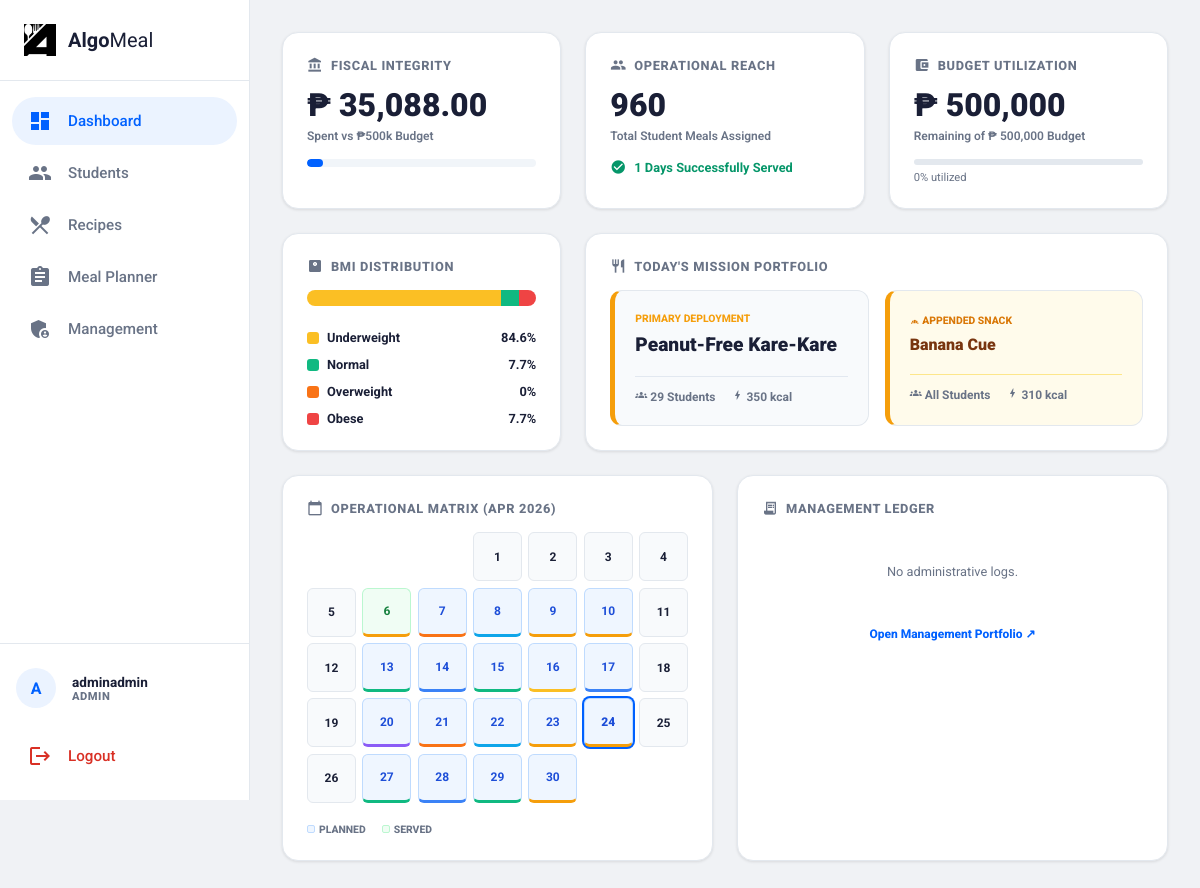
Screenshot of /pages/dashboard/dashboard.php (signed in) with the database file from the repository.
### tables this page shows
CREATE TABLE `daily_meal_plans` (
  `scheduled_date` date NOT NULL,
  `meal_a_recipe_id` varchar(10) NOT NULL,
  `meal_b_recipe_id` varchar(10) DEFAULT NULL,
  `is_served` tinyint(1) DEFAULT 0,
  `snack_recipe_id` varchar(10) DEFAULT NULL,
  PRIMARY KEY (`scheduled_date`),
  KEY `meal_a_recipe_id` (`meal_a_recipe_id`),
  KEY `meal_b_recipe_id` (`meal_b_recipe_id`),
  CONSTRAINT `daily_meal_plans_ibfk_1` FOREIGN KEY (`meal_a_recipe_id`) REFERENCES `recipes` (`recipe_id`),
  CONSTRAINT `daily_meal_plans_ibfk_2` FOREIGN KEY (`meal_b_recipe_id`) REFERENCES `recipes` (`recipe_id`)
);

CREATE TABLE `recipes` (
  `recipe_id` varchar(10) NOT NULL,
  `recipe_name` varchar(150) NOT NULL,
  `category` varchar(50) NOT NULL DEFAULT 'General',
  `description` text DEFAULT NULL,
  `energy_kcal` int(11) NOT NULL,
  `protein_g` decimal(4,2) NOT NULL,
  `carbs_g` decimal(4,2) NOT NULL DEFAULT 0.00,
  `fat_g` decimal(4,2) NOT NULL DEFAULT 0.00,
  `base_cost_per_serving` decimal(5,2) NOT NULL,
  `prep_time` varchar(20) DEFAULT '20-30 mins',
  `servings` int(11) DEFAULT 1,
  `hex_color` varchar(7) DEFAULT '#3b82f6',
  PRIMARY KEY (`recipe_id`)
);

### pages/dashboard/dashboard.php (the view, shortened to what this page needs)
<?php
require_once '../../includes/header.php';
require_once '../../includes/sidebar.php';
require_once '../../db.php';
require_once '../../includes/topbar.php';
$today = date('Y-m-d');
$res_settings = $conn->query("SELECT * FROM settings");
$settings = [];
while ($row = $res_settings->fetch_assoc())
    $settings[$row['setting_key']] = $row['setting_value'];
$allocated_budget = (float) ($settings['total_allocated_budget'] ?? 500000.00);
$res_meal_spent = $conn->query("SELECT SUM(actual_cost) as total FROM meal_plan WHERE feeding_status IN ('Served', 'Double-Fed')");
$meal_spent = (float) ($res_meal_spent->fetch_assoc()['total'] ?? 0);
$res_logs_spent = $conn->query("SELECT SUM(amount) as total FROM budget_logs");
$logs_spent = (float) ($res_logs_spent->fetch_assoc()['total'] ?? 0);
$total_spent = $meal_spent + $logs_spent;
$budget_percent = $allocated_budget > 0 ? min(100, ($total_spent / $allocated_budget) * 100) : 0;
$res_reach = $conn->query("SELECT COUNT(*) as total FROM meal_plan WHERE feeding_status IN ('Served', 'Double-Fed')");
$total_reach = $res_reach->fetch_assoc()['total'] ?? 0;
$res_served = $conn->query("SELECT COUNT(*) as served FROM daily_meal_plans WHERE is_served = 1");
$served_days = $res_served->fetch_assoc()['served'] ?? 0;
$bmi_query = "
    SELECT
        (SELECT height FROM nutritional_record WHERE student_id = s.student_id ORDER BY assessment_date DESC, record_id DESC LIMIT 1) as current_height,
        (SELECT weight FROM nutritional_record WHERE student_id = s.student_id ORDER BY assessment_date DESC, record_id DESC LIMIT 1) as current_weight
    FROM student s
";
$bmi_res = $conn->query($bmi_query);
$bmi_stats = ['Underweight' => 0, 'Normal' => 0, 'Overweight' => 0, 'Obese' => 0];
$total_students = 0;
while ($row = $bmi_res->fetch_assoc()) {
    $h = (float) $row['current_height'];
    $w = (float) $row['current_weight'];
    if ($h > 0 && $w > 0) {
        $bmi = $w / pow($h / 100, 2);
        if ($bmi < 18.5)
            $bmi_stats['Underweight']++;
        elseif ($bmi < 25)
            $bmi_stats['Normal']++;
        elseif ($bmi < 30)
            $bmi_stats['Overweight']++;
        else
            $bmi_stats['Obese']++;
        $total_students++;
    }
}
$bmi_ratios = [];
foreach ($bmi_stats as $k => $v) {
    $bmi_ratios[$k] = $total_students > 0 ? round(($v / $total_students) * 100, 1) : 0;
}
$today_meal_query = "
    SELECT dp.*,
           rA.recipe_name as a_name, rA.hex_color as a_color, rA.energy_kcal as a_cal,
           rB.recipe_name as b_name, rB.hex_color as b_color, rB.energy_kcal as b_cal,
           rS.recipe_name as s_name, rS.hex_color as s_color, rS.energy_kcal as s_cal
    FROM daily_meal_plans dp
    LEFT JOIN recipes rA ON dp.meal_a_recipe_id = rA.recipe_id
    LEFT JOIN recipes rB ON dp.meal_b_recipe_id = rB.recipe_id
    LEFT JOIN recipes rS ON dp.snack_recipe_id = rS.recipe_id
    WHERE dp.scheduled_date = '$today'
";
$today_meal_res = $conn->query($today_meal_query);
$today_meal = $today_meal_res ? $today_meal_res->fetch_assoc() : null;
if ($today_meal) {
    $cntA_res = $conn->query("SELECT COUNT(*) as c FROM meal_plan WHERE scheduled_date = '$today' AND recipe_id = '{$today_meal['meal_a_recipe_id']}'");
    $today_meal['a_count'] = $cntA_res->fetch_assoc()['c'] ?? 0;
    if ($today_meal['meal_b_recipe_id']) {
        $cntB_res = $conn->query("SELECT COUNT(*) as c FROM meal_plan WHERE scheduled_date = '$today' AND recipe_id = '{$today_meal['meal_b_recipe_id']}'");
        $today_meal['b_count'] = $cntB_res->fetch_assoc()['c'] ?? 0;
    } else {
        $today_meal['b_count'] = 0;
    }
}
$currYear = date('Y');
$currMonth = date('m');
$daysInMonth = cal_days_in_month(CAL_GREGORIAN, $currMonth, $currYear);
$firstDay = date('w', strtotime("$currYear-$currMonth-01"));
$month_plans_res = $conn->query("
    SELECT dp.scheduled_date, dp.is_served, rA.hex_color as a_color, rB.hex_color as b_color
    FROM daily_meal_plans dp
    LEFT JOIN recipes rA ON dp.meal_a_recipe_id = rA.recipe_id
    LEFT JOIN recipes rB ON dp.meal_b_recipe_id = rB.recipe_id
    WHERE dp.scheduled_date LIKE '$currYear-$currMonth-%'
");
$month_plans = [];
while ($row = $month_plans_res->fetch_assoc()) {
    $month_plans[$row['scheduled_date']] = [
        'is_served' => $row['is_served'],
        'a_color' => $row['a_color'] ?: '#3b82f6',
        'b_color' => $row['b_color'] ?: '#ef4444'
    ];
}
$ledger_res = $conn->query("SELECT * FROM budget_logs ORDER BY created_at DESC LIMIT 4");
?>
<div class="content">
    <div class="dashboard-grid">
        <div class="widget-panel kpi-col">
            <div class="widget-title"><span class="material-icons" style="font-size:16px;">account_balance</span> Fiscal
                Integrity</div>
            <div class="kpi-val">&#8369; <?= number_format($total_spent, 2) ?></div>
            <div class="kpi-sub">Spent vs &#8369;<?= number_format($allocated_budget / 1000, 0) ?>k Budget</div>
            <div class="progress-track">
                <div class="progress-fill" style="width: <?= $budget_percent ?>%;"></div>
            </div>
        </div>
        <div class="widget-panel kpi-col">
            <div class="widget-title"><span class="material-icons" style="font-size:16px;">group</span> Operational
                Reach</div>
            <div class="kpi-val"><?= number_format($total_reach) ?></div>
            <div class="kpi-sub">Total Student Meals Assigned</div>
            <div
                style="margin-top: 1rem; display: flex; align-items: center; gap: 0.5rem; color: var(--success); font-size: 0.8rem; font-weight: 700;">
                <span class="material-icons" style="font-size:16px;">check_circle</span> <?= $served_days ?> Days
                Successfully Served
            </div>
        </div>
        <div class="widget-panel kpi-col">
            <div class="widget-title"><span class="material-icons" style="font-size:16px;">account_balance_wallet</span>
                Budget Utilization</div>
            <?php
            $res_budget = $conn->query("SELECT (SELECT setting_value FROM settings WHERE setting_key='total_allocated_budget') as alloc, (SELECT COALESCE(SUM(amount),0) FROM budget_logs) as spent");
            $brow = $res_budget->fetch_assoc();
            $alloc = (float) ($brow['alloc'] ?? 500000);
            $spent = (float) ($brow['spent'] ?? 0);
            $pct = $alloc > 0 ? round(($spent / $alloc) * 100) : 0;
            ?>
            <div class="kpi-val">&#8369; <?= number_format($alloc - $spent, 0) ?></div>
            <div class="kpi-sub">Remaining of &#8369; <?= number_format($alloc, 0) ?> Budget</div>
            <div
                style="margin-top: 1rem; background: var(--border); border-radius: 4px; height: 6px; overflow: hidden;">
            </div>
            <div style="font-size: 0.7rem; color: var(--text-muted); margin-top: 0.4rem;"><?= $pct ?>% utilized</div>
        </div>
        <div class="widget-panel bmi-col">
            <div class="widget-title"><span class="material-icons" style="font-size:16px;">monitor_weight</span> BMI Distribution</div>
            <?php if ($total_students > 0): ?>
                <div class="bmi-stacked-bar">
                    <div title="Underweight" style="width: <?= $bmi_ratios['Underweight'] ?>%; background: #fbbf24;"></div>
                    <div title="Normal" style="width: <?= $bmi_ratios['Normal'] ?>%; background: #10b981;"></div>
                    <div title="Obese" style="width: <?= $bmi_ratios['Obese'] ?>%; background: #ef4444;"></div>
                </div>
                <div class="bmi-legend">
                    <div class="legend-item"><div style="display:flex; align-items:center; gap:0.5rem;"><span class="legend-color" style="background:#fbbf24;"></span> Underweight</div><span><?= $bmi_ratios['Underweight'] ?>%</span></div>
                    <div class="legend-item"><div style="display:flex; align-items:center; gap:0.5rem;"><span class="legend-color" style="background:#10b981;"></span> Normal</div><span><?= $bmi_ratios['Normal'] ?>%</span></div>
                    <div class="legend-item"><div style="display:flex; align-items:center; gap:0.5rem;"><span class="legend-color" style="background:#f97316;"></span> Overweight</div><span><?= $bmi_ratios['Overweight'] ?>%</span></div>
                    <div class="legend-item"><div style="display:flex; align-items:center; gap:0.5rem;"><span class="legend-color" style="background:#ef4444;"></span> Obese</div><span><?= $bmi_ratios['Obese'] ?>%</span></div>
                </div>
            <?php else: ?>
                <div style="font-size: 0.85rem; color: var(--text-muted); text-align: center; padding: 2rem;">No nutritional data available.</div>
            <?php endif; ?>
        </div>
        <div class="widget-panel meal-col">
            <div class="widget-title"><span class="material-icons" style="font-size:16px;">restaurant</span> Today's Mission Portfolio</div>
            <div class="meal-cards">
                <?php if ($today_meal): ?>
                    <div class="compact-meal-card" style="border-left:5px solid <?= $today_meal['a_color'] ?>;">
                        <div class="c-meal-label" style="color:<?= $today_meal['a_color'] ?>;">Primary Deployment</div>
                        <div class="c-meal-name"><?= $today_meal['a_name'] ?></div>
                        <div class="c-meal-stats">
                            <span><span class="material-icons" style="font-size:12px;">groups</span> <?= $today_meal['a_count'] ?> Students</span>
                            <span><span class="material-icons" style="font-size:12px;">bolt</span> <?= $today_meal['a_cal'] ?> kcal</span>
                        </div>
                    </div>
                    <?php if (isset($today_meal['snack_recipe_id']) && $today_meal['snack_recipe_id']): ?>
                    <div class="compact-meal-card" style="border-left:5px solid #f59e0b; background:#fffbeb;">
                        <div class="c-meal-label" style="color:#d97706;"><span class="material-icons" style="font-size:10px; vertical-align:middle;">bakery_dining</span> Appended Snack</div>
                        <div class="c-meal-name" style="color:#78350f; font-size:1.0rem;"><?= $today_meal['s_name'] ?></div>
                        <div class="c-meal-stats" style="border-color:#fde68a;">
                            <span><span class="material-icons" style="font-size:12px;">groups</span> All Students</span>
                            <span><span class="material-icons" style="font-size:12px;">bolt</span> <?= $today_meal['s_cal'] ?> kcal</span>
                        </div>
                    </div>
                    <?php endif; ?>
                <?php endif; ?>
            </div>
        </div>
        <div class="widget-panel calendar-col">
            <div class="widget-title"><span class="material-icons" style="font-size:16px;">calendar_today</span> Operational Matrix (<?= date('M Y') ?>)</div>
            <div class="mini-cal-grid">
                <?php
                for ($i = 0; $i < $firstDay; $i++) echo '<div class="mini-day empty"></div>';
                for ($d = 1; $d <= $daysInMonth; $d++):
                    $dateObj = "$currYear-$currMonth-" . str_padStart($d, 2, '0');
                    $plan = $month_plans[$dateObj] ?? null;
                    $class = $plan ? ($plan['is_served'] ? 'served' : 'deployed') : '';
                    $todayClass = ($dateObj === $today) ? 'today' : '';
                    $style = $plan ? "border-bottom: 3px solid {$plan['a_color']};" : "";
                ?>
                    <div class="mini-day <?= $class ?> <?= $todayClass ?>" style="<?= $style ?>"><?= $d ?></div>
                <?php endfor; ?>
            </div>
            <div style="display:flex; gap:1rem; margin-top:1.25rem; font-size:0.65rem; font-weight:800; color:var(--text-muted); text-transform:uppercase;">
                <div style="display:flex; align-items:center; gap:4px;"><span style="width:8px; height:8px; background:#eff6ff; border:1px solid #bfdbfe; border-radius:2px;"></span> Planned</div>
                <div style="display:flex; align-items:center; gap:4px;"><span style="width:8px; height:8px; background:#f0fdf4; border:1px solid #bbf7d0; border-radius:2px;"></span> Served</div>
            </div>
        </div>
        <div class="widget-panel mgmt-col">
            <div class="widget-title"><span class="material-icons" style="font-size:16px;">receipt_long</span> Management Ledger</div>
            <div style="flex-grow:1; display:flex; flex-direction:column;">
                <?php while ($log = $ledger_res->fetch_assoc()): ?>
                    <div class="mgmt-entry">
                        <div>
                            <div style="font-weight: 800; color: var(--text-main);"><?= $log['category'] ?></div>
                            <div style="font-size: 0.7rem; color: var(--text-muted);"><?= date('M d', strtotime($log['created_at'])) ?> &middot; Ref: <?= substr(md5($log['id']), 0, 4) ?></div>
                        </div>
                        <div style="font-weight: 900; color: var(--primary);">&#8369;<?= number_format($log['amount'], 0) ?></div>
                    </div>
                <?php endwhile; if ($ledger_res->num_rows == 0): ?>
                    <div style="text-align:center; color: var(--text-muted); font-size: 0.8rem; margin: 2rem 0;">No administrative logs.</div>
                <?php endif; ?>
            </div>
            <a href="../management/management.php" style="display:block; text-align:center; padding-top:1rem; font-weight:800; font-size:0.75rem; color:var(--primary); text-decoration:none;">Open Management Portfolio ↗</a>
        </div>
    </div>
</div>
<?php
function str_padStart($str, $len, $char) {
    return str_pad($str, $len, $char, STR_PAD_LEFT);
}
require_once '../../includes/footer.php'; ?>

### rows the page displays
daily_meal_plans: meal_a_recipe.recipe_name "Peanut-Free Kare-Kare", meal_a_recipe.energy_kcal "350", recipes.recipe_name "Banana Cue", recipes.energy_kcal "310"

### other values shown
substr($username, 0, 1) "A"
$username "adminadmin"
$role "ADMIN"
$total_spent "35,088.00"
$allocated_budget / 1000 "500"
$total_reach "960"
$served_days "1"
$alloc - $spent "500,000"
$alloc "500,000"
$pct "0"
$bmi_ratios['Underweight'] "84.6"
$bmi_ratios['Normal'] "7.7"
$bmi_ratios['Overweight'] "0"
$bmi_ratios['Obese'] "7.7"
$today_meal['a_count'] "29"
